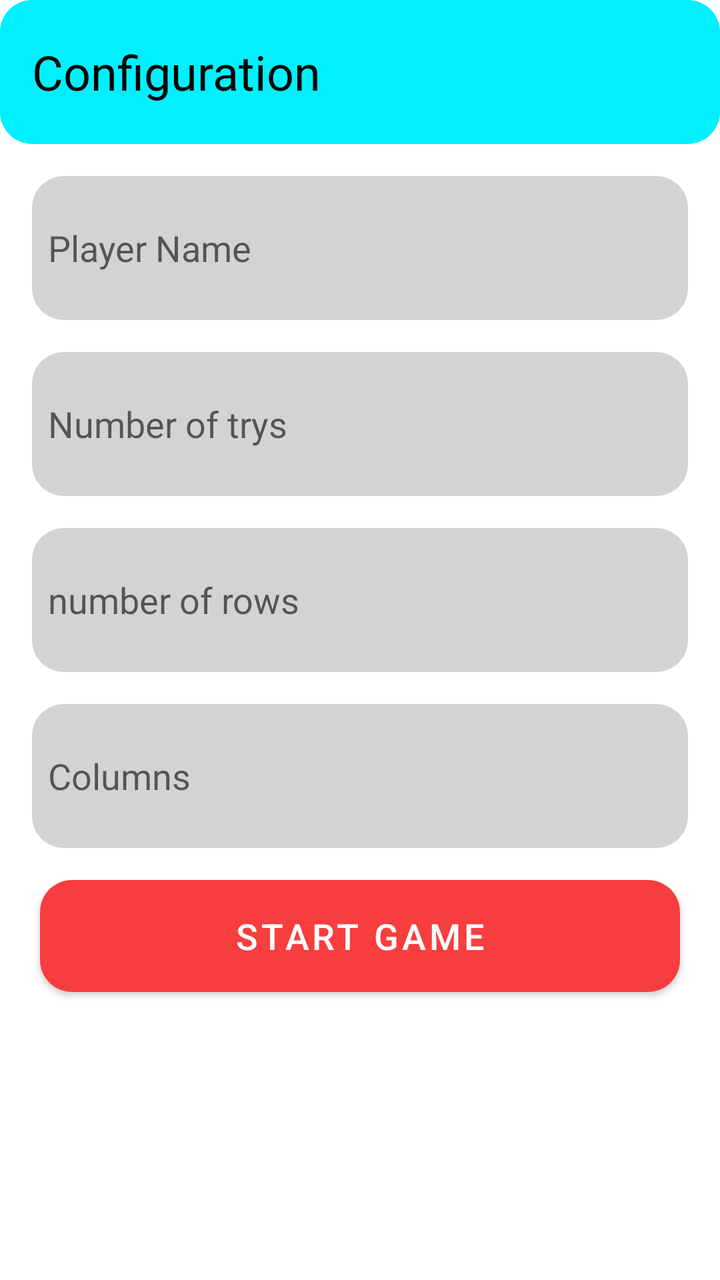
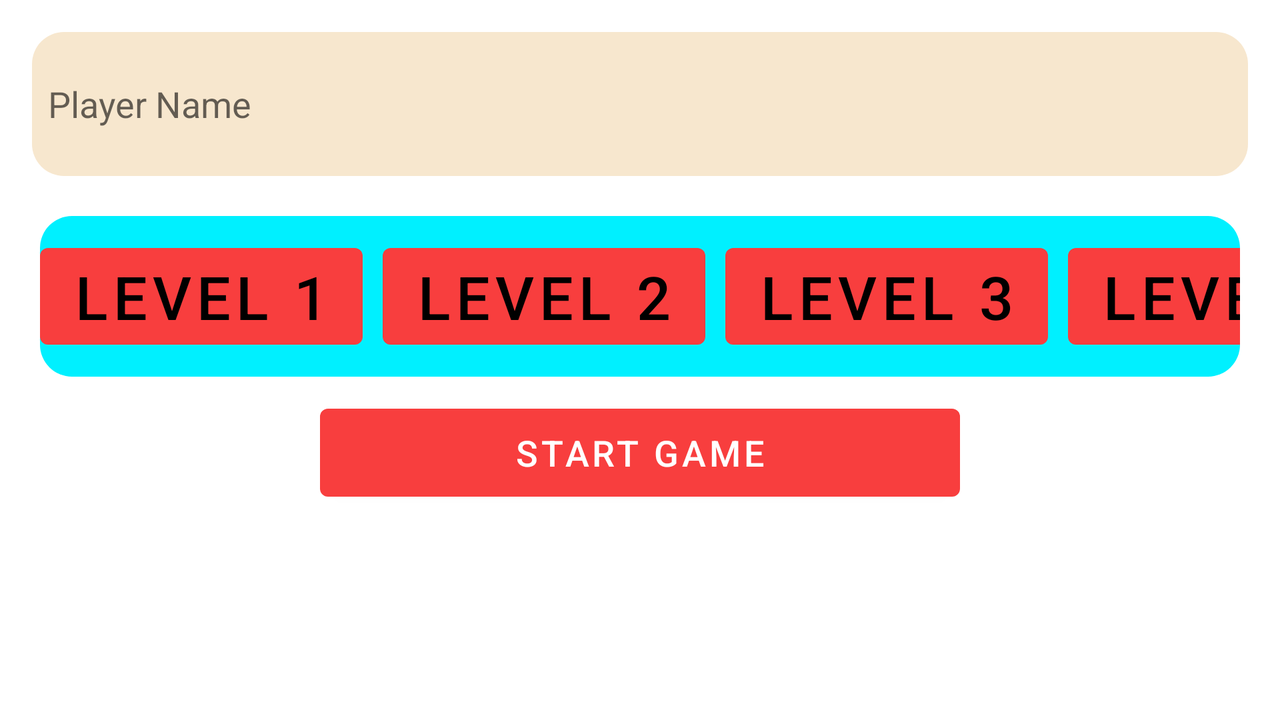

One screen, two layout resources from the same app: the default and the repository's alternative for another configuration. Each is rendered where Android would select it; the XML of both is given below.
<!-- AndroidManifest.xml: application theme Theme.FindHim -->
<!-- res/layout/start_layout.xml -->
<?xml version="1.0" encoding="utf-8"?>
<RelativeLayout xmlns:android="http://schemas.android.com/apk/res/android"
    android:layout_width="match_parent"
    android:layout_height="match_parent"
    android:background="@color/white">

    
    <RelativeLayout
        android:id="@+id/titleLayout"
        android:layout_width="match_parent"
        android:layout_height="72dp"
        android:background="@drawable/rounded_rectangle_blue">

        <TextView
            android:id="@+id/titleText"
            android:layout_width="wrap_content"
            android:layout_height="wrap_content"
            android:layout_centerVertical="true"
            android:layout_marginStart="16dp"
            android:text="@string/configuration"
            android:textColor="@color/black"
            android:textSize="24sp" />

    </RelativeLayout>

    
    <RelativeLayout
        android:id="@+id/firstInputLayout"
        android:layout_width="match_parent"
        android:layout_height="72dp"
        android:layout_below="@+id/titleLayout"
        android:layout_marginTop="16dp"
        android:layout_marginHorizontal="16dp"
        android:background="@drawable/grey_rectangle">

        <EditText
            android:id="@+id/firstInputEditText"
            android:layout_width="320dp"
            android:layout_height="match_parent"
            android:autofillHints="player1"
            android:inputType="text"
            android:padding="8dp"
            android:hint="@string/alias"
            android:background="@null"/>

    </RelativeLayout>

    
    <RelativeLayout
        android:id="@+id/secondInputLayout"
        android:layout_width="match_parent"
        android:layout_height="72dp"
        android:layout_below="@+id/firstInputLayout"
        android:layout_marginTop="16dp"
        android:layout_marginHorizontal="16dp"
        android:background="@drawable/grey_rectangle">

        <EditText
            android:id="@+id/secondInputEditText"
            android:layout_width="320dp"
            android:layout_height="match_parent"
            android:padding="8dp"
            android:autofillHints="1"
            android:inputType="number"
            android:hint="@string/number_of_trys"
            android:background="@null"/>

    </RelativeLayout>

    <RelativeLayout
        android:id="@+id/thirdInputLayout"
        android:layout_width="match_parent"
        android:layout_height="72dp"
        android:layout_below="@+id/secondInputLayout"
        android:layout_marginTop="16dp"
        android:layout_marginHorizontal="16dp"
        android:background="@drawable/grey_rectangle">

        <EditText
            android:id="@+id/thirdInputEditText"
            android:layout_width="320dp"
            android:layout_height="match_parent"
            android:padding="8dp"
            android:autofillHints="1"
            android:inputType="number"
            android:hint="@string/rows"
            android:background="@null"/>

    </RelativeLayout>

    <RelativeLayout
        android:id="@+id/fourthInputLayout"
        android:layout_width="match_parent"
        android:layout_height="72dp"
        android:layout_below="@+id/thirdInputLayout"
        android:layout_marginTop="16dp"
        android:layout_marginHorizontal="16dp"
        android:background="@drawable/grey_rectangle">

        <EditText
            android:id="@+id/fourthInputEditText"
            android:layout_width="320dp"
            android:layout_height="match_parent"
            android:padding="8dp"
            android:autofillHints="1"
            android:inputType="number"
            android:hint="@string/columns"
            android:background="@null"/>

    </RelativeLayout>

    
    <Button
        android:id="@+id/saveButton"
        android:layout_width="320dp"
        android:layout_height="56dp"
        android:layout_centerHorizontal="true"
        android:layout_below="@+id/fourthInputLayout"
        android:layout_marginTop="16dp"
        android:layout_marginHorizontal="16dp"
        android:text="@string/startBtn"
        android:textSize="18sp"
        android:background="@drawable/rounded_rectangle_blue"
        android:textColor="@color/white" />

</RelativeLayout>
<!-- resources referenced by this layout -->
<resources>
  <color name="black">#FF000000</color>
  <color name="white">#FFFFFFFF</color>
  <!-- drawable grey_rectangle (drawable) -->
  <shape xmlns:android="http://schemas.android.com/apk/res/android"
      android:shape="rectangle">
      <solid android:color="#D3D3D3"/>
      <corners android:radius="16dp"/>
  </shape>
  <!-- drawable rounded_rectangle_blue (drawable) -->
  <shape xmlns:android="http://schemas.android.com/apk/res/android"
      android:shape="rectangle">
      <solid android:color="#00F0FF"/>
      <corners android:radius="16dp"/>
  </shape>
  <string name="alias">Player Name</string>
  <string name="columns">Columns</string>
  <string name="configuration">Configuration</string>
  <string name="number_of_trys">Number of trys</string>
  <string name="rows">number of rows</string>
  <string name="startBtn">Start Game</string>
  <style name="Theme.FindHim" parent="Theme.MaterialComponents.DayNight.NoActionBar">
          
          <item name="colorPrimary">@color/light_red</item>
          <item name="colorPrimaryVariant">@color/light_red</item>
          <item name="colorOnPrimary">@color/white</item>
          
          <item name="colorSecondary">@color/light_red</item>
          <item name="colorSecondaryVariant">@color/teal_700</item>
          <item name="colorOnSecondary">@color/black</item>
          
          <item name="android:statusBarColor">?attr/colorPrimaryVariant</item>
          
      </style>
  <color name="light_red">#f83e3e</color>
  <color name="teal_700">#FF018786</color>
</resources>
<!-- res/layout-land/start_layout.xml (the repository's variant of the layout above) -->
<!-- drawn on the phone turned sideways -->
<?xml version="1.0" encoding="utf-8"?>
<RelativeLayout
    xmlns:android="http://schemas.android.com/apk/res/android"
    android:layout_width="match_parent"
    android:layout_height="match_parent"
    android:background="@color/white">
    
    <ImageView
        android:id="@+id/waldo_walking"
        android:layout_below="@id/saveButton"
        android:layout_width="match_parent"
        android:layout_height="wrap_content">
    </ImageView>

    <RelativeLayout
        android:id="@+id/firstInputLayout"
        android:layout_width="match_parent"
        android:layout_height="72dp"
        android:layout_marginHorizontal="16dp"
        android:layout_marginTop="16dp"
        android:background="@drawable/rectangle">

        <EditText
            android:id="@+id/firstInputEditText"
            android:layout_width="320dp"
            android:layout_height="match_parent"
            android:autofillHints="player1"
            android:background="@null"
            android:hint="@string/alias"
            android:inputType="text"
            android:padding="8dp" />

    </RelativeLayout>

    <RelativeLayout
        android:id="@+id/levels"
        android:layout_width="match_parent"
        android:layout_height="wrap_content"
        android:layout_below="@id/firstInputLayout"
        android:orientation="horizontal"
        android:layout_marginRight="20dp"
        android:layout_marginTop="20dp"
        android:background="@drawable/rounded_rectangle_blue"
        android:layout_marginLeft="20dp"
        >
        <GridLayout
            android:layout_width="wrap_content"
            android:layout_height="wrap_content"
            android:columnCount="4"
            android:layout_centerHorizontal="true"
            android:rowCount="1">

            <Button
                android:id="@+id/level1"
                android:layout_row="0"
                android:textColor="@color/black"
                android:layout_height="match_parent"
                android:layout_width="wrap_content"
                android:text="Level 1"
                android:layout_marginTop="10dp"
                android:textSize="30dp"
                android:layout_marginBottom="10dp"
                android:layout_column="0">
            </Button>

            <Button
                android:id="@+id/level2"
                android:layout_row="0"
                android:textColor="@color/black"
                android:layout_height="wrap_content"
                android:layout_width="wrap_content"
                android:text="Level 2"
                android:layout_marginEnd="10dp"
                android:layout_marginTop="10dp"
                android:textSize="30dp"
                android:layout_marginStart="10dp"
                android:layout_marginBottom="10dp"
                android:layout_column="1">
            </Button>

            <Button
                android:id="@+id/level3"
                android:layout_row="0"
                android:layout_height="wrap_content"
                android:layout_width="wrap_content"
                android:text="Level 3"
                android:textColor="@color/black"
                android:layout_marginTop="10dp"
                android:textSize="30dp"
                android:layout_marginBottom="10dp"
                android:layout_column="2">
            </Button>

            <Button
                android:id="@+id/level4"
                android:layout_row="0"
                android:layout_height="wrap_content"
                android:layout_width="wrap_content"
                android:textColor="@color/black"
                android:text="Level 4"
                android:layout_marginTop="10dp"
                android:layout_marginStart="10dp"
                android:textSize="30dp"
                android:layout_marginBottom="10dp"
                android:layout_column="3">
            </Button>

        </GridLayout>

    </RelativeLayout>




    <Button
        android:id="@+id/saveButton"
        android:layout_width="320dp"
        android:layout_height="56dp"

        android:layout_below="@+id/levels"
        android:layout_centerHorizontal="true"
        android:layout_marginHorizontal="16dp"
        android:layout_marginTop="10dp"
        android:text="@string/startBtn"
        android:textColor="@color/white"
        android:textSize="18sp" />

</RelativeLayout>
<!-- resources referenced by the variant -->
<!-- as the phone turned sideways resolves them -->
<resources>
  <color name="black">#FF000000</color>
  <color name="white">#FFFFFFFF</color>
  <!-- drawable rectangle (drawable) -->
  <?xml version="1.0" encoding="utf-8"?>
  <shape xmlns:android="http://schemas.android.com/apk/res/android"
      android:shape="rectangle">
      <solid android:color="@color/sand" />
      <corners android:radius="16dp" />
  </shape>
  <!-- drawable rounded_rectangle_blue (drawable) -->
  <shape xmlns:android="http://schemas.android.com/apk/res/android"
      android:shape="rectangle">
      <solid android:color="#00F0FF"/>
      <corners android:radius="16dp"/>
  </shape>
  <string name="alias">Player Name</string>
  <string name="startBtn">Start Game</string>
  <style name="Theme.FindHim" parent="Theme.MaterialComponents.DayNight.NoActionBar">
          
          <item name="colorPrimary">@color/light_red</item>
          <item name="colorPrimaryVariant">@color/light_red</item>
          <item name="colorOnPrimary">@color/white</item>
          
          <item name="colorSecondary">@color/light_red</item>
          <item name="colorSecondaryVariant">@color/teal_700</item>
          <item name="colorOnSecondary">@color/black</item>
          
          <item name="android:statusBarColor">?attr/colorPrimaryVariant</item>
          
      </style>
  <color name="sand">#f7e7ce</color>
  <color name="light_red">#f83e3e</color>
  <color name="teal_700">#FF018786</color>
</resources>
